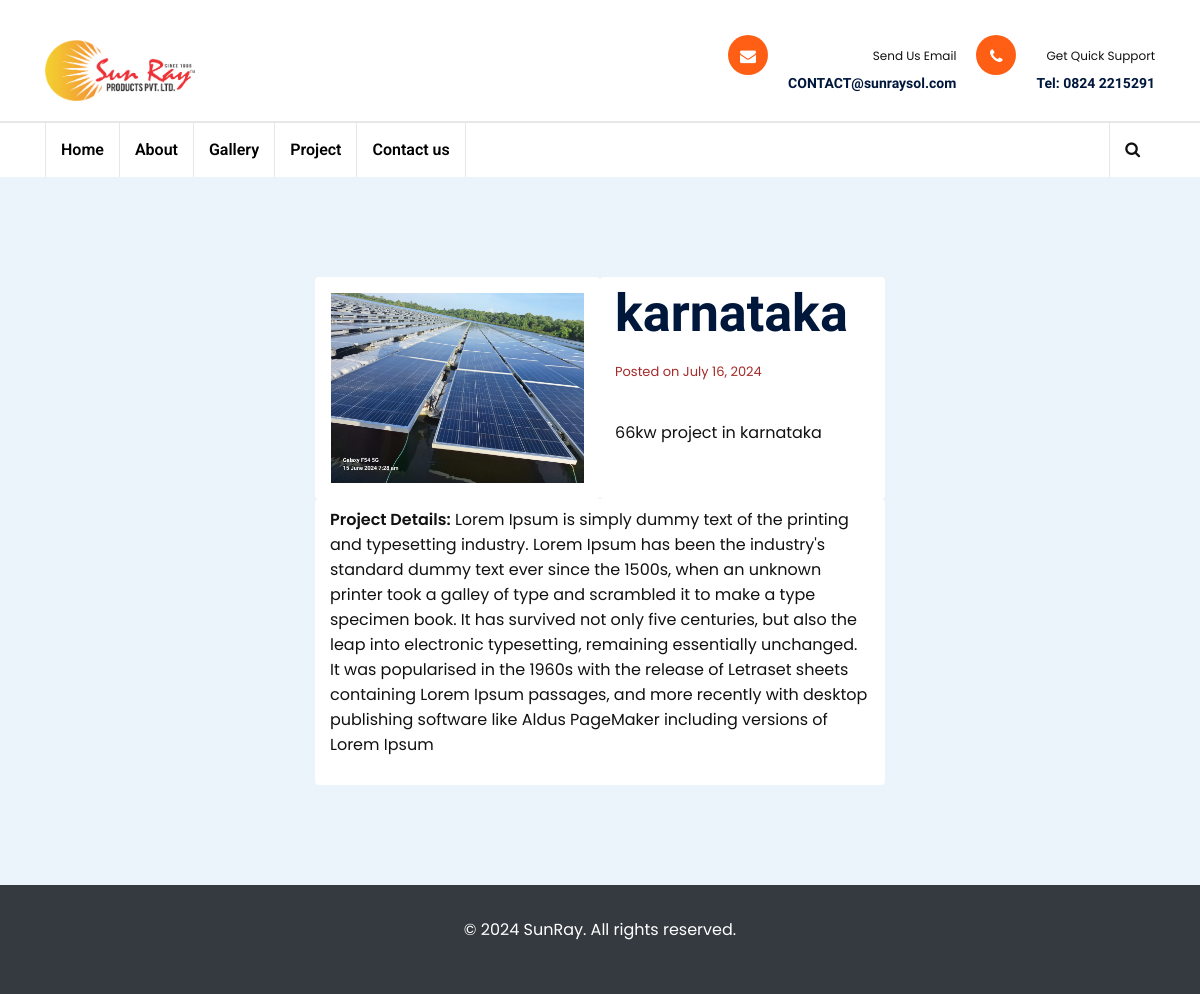
Screenshot of /project/2/ with the database file from the repository.
### sunray/models.py (models this page shows, shortened)
class Project(models.Model):
    title = models.CharField(max_length=100)
    description = models.TextField()
    project_details = models.TextField(default='')
    image = models.ImageField(upload_to='projects')  # Assuming you upload images to 'media/projects'
    date_created = models.DateField(auto_now_add=True)

### sunray/views.py (the view)
# urls.py: path('project/<int:pk>/', views.project_detail, name='project_detail'),
def project_detail(request, pk):
    project = get_object_or_404(Project, pk=pk)
    return render(request, 'project_detail.html', {'project': project})

### templates/project_detail.html (shortened to what this page needs)
{% load static %}
<!DOCTYPE html>
<html lang="en">
<head>
    <link rel="stylesheet" type="text/css" href="{% static 'css/bootstrap.min.css' %}">
    <link rel="stylesheet" type="text/css" href="{% static 'css/fontawesome/css/font-awesome.min.css' %}">
    <link rel="stylesheet" type="text/css" href="https://cdnjs.cloudflare.com/ajax/libs/font-awesome/5.15.4/css/all.min.css">
    <link rel="stylesheet" type="text/css" href="{% static 'css/owl.carousel.min.css' %}">
    <link rel="stylesheet" type="text/css" href="{% static 'css/bootstrap-select.min.css' %}">
    <link rel="stylesheet" type="text/css" href="{% static 'css/magnific-popup.min.css' %}">
    <link rel="stylesheet" type="text/css" href="{% static 'css/loader.min.css' %}">
    <link rel="stylesheet" type="text/css" href="{% static 'css/stylet.css' %}">
    <link rel="stylesheet" type="text/css" href="{% static 'css/about.css' %}">
    <link rel="stylesheet" type="text/css" href="{% static 'css/service.css' %}">
    <link rel="stylesheet" type="text/css" href="{% static 'css/flaticon.min.css' %}">
    <link rel="stylesheet" type="text/css" href="{% static 'css/lc_lightbox.css' %}">
    <link rel="stylesheet" class="skin" type="text/css" href="{% static 'css/skin/skin-1.css' %}">
    <link rel="stylesheet" type="text/css" href="{% static 'css/switcher.css' %}">
<link href="https://maxcdn.bootstrapcdn.com/font-awesome/4.7.0/css/font-awesome.min.css" rel="stylesheet" />
    <link rel="stylesheet" type="text/css" href="{% static 'plugins/revolution/revolution/css/settings.css' %}">
    <link rel="stylesheet" type="text/css" href="{% static 'plugins/revolution/revolution/css/navigation.css' %}">
</head>
<body>
<div>
<div>
    <header class="site-header header-style-11  mobile-sider-drawer-menu">
        <div class="header-style-11-content">
             <div class="header-middle-wraper">
                <div class="container">
                    <div class="header-middle d-flex justify-content-between align-items-center">
                        <div class="logo-header pt-3 pb-3">
                            <div class="logo-header-inner logo-header-one">
                                <a href="{% url 'index' %}">
                                    <img src="{% static 'images/extra/logo.png' %}" alt="">
                                </a>
                            </div>
                        </div>
                        <div class="header-info-wraper">
                            <div class="header-info">
                                <ul>
                                    <li>
                                    <li>
                                        <div class="wt-icon-box-wraper left">
                                            <div class="wt-icon-box-xs site-bg-primary radius">
                                                <span class="icon-cell site-text-white"><i class="fa fa-envelope"></i></span>
                                            </div>
                                            <div class="icon-content">
                                                <p>Send Us Email</p>
                                                <h4 class="wt-tilte">CONTACT@sunraysol.com</h4>
                                            </div>
                                        </div>
                                    </li>
                                    <li>
                                        <div class="wt-icon-box-wraper left">
                                            <div class="wt-icon-box-xs site-bg-primary radius">
                                                <span class="icon-cell site-text-white"><i class="fa fa-phone"></i></span>
                                            </div>
                                            <div class="icon-content">
                                                <p>Get Quick Support</p>
                                                <h4 class="wt-tilte">Tel: 0824 2215291</h4>
                                            </div>
                                        </div>
                                    </li>
                                </ul>
                            </div>
                        </div>
                    </div>
                </div>
             </div>
            <div class="header-bottom">
                <div class="sticky-header main-bar-wraper  navbar-expand-lg">
                    <div class="main-bar header-bottom">
                        <div class="container-block clearfix">
                            <div class="navigation-bar">
                                <div class="nav-animation header-nav navbar-collapse collapse d-flex justify-content-between">
                                    <ul class="nav navbar-nav">
                                        <li><a href="{% url 'index' %}">Home</a>
                                        </li>
                                        <li><a href="{% url 'about' %}">About</a>
                                        </li>
                                        <li><a href="{% url 'services' %}">Gallery</a>
                                        </li>
                                        <li><a href="{% url 'project_list' %}">Project</a></li>
                                        <li><a href="{% url 'contacts' %}">Contact us</a></li>
                                    </ul>
                                </div>
                                <div class="extra-nav header-1-nav">
                                    <div class="extra-cell two">
                                        <div class="extra-cell one">
                                            <div class="header-search">
                                                <a href="#search-two" class="header-search-icon"><i class="fa fa-search"></i></a>
                                            </div>
                                        </div>
                                    </div>
                                </div>
                            </div>
                        </div>
                    </div>
                </div>
            </div>
        </div>
    </header>
    </div>
{% block content %}
<section class="section gray-bg" >
    <div class="container">
        <div class="row justify-content-center">
            <div class="col-lg-6">
                <div class="row">
                    <div style="border-width: 0px;" class="col-md-6 mb-4 mb-md-0 card p-3">
                        <img src="{{ project.image.url }}" class="img-fluid" alt="{{ project.title }}">
                    </div>
                    <div style="border-width: 0px;" class="col-md-6 card">
                        <h2>{{ project.title }}</h2>
                        <p style="font-size: 13px;color: brown;" class="blog-meta">Posted on {{ project.date_created }}</p>
                        <p>{{ project.description }}</p>
                    </div>
                    <div style="border-width: 0px;" class="container card "> <p><strong>Project Details:</strong> {{ project.project_details }}</p></div>
                </div>
            </div>
        </div>
    </div>
</section>
{% endblock %}
<footer class="bg-dark text-white py-4">
  <div class="container text-center">
    <p>&copy; 2024 SunRay. All rights reserved.</p>
  </div>
</footer>
</body>
</html>

### static/css/about.css (style rules this page uses)
body { margin-top:20px; }
body { margin-top: 20px; }
.section { padding: 100px 0; position: relative; }
.gray-bg { background-color: #ebf4fa; }
h2 { margin-top: 0.5rem; margin-bottom: 0.5rem; }
p { padding-top: 0.5rem; padding-bottom: 0.5rem; line-height: 25px; }
.wt-icon-box-wraper .wt-icon-box-xs .icon-cell i { font-size: 16px; }
.wt-icon-box-wraper .icon-content p { font-size: 12px; }
.wt-icon-box-wraper .icon-content h4 { font-size: 14px; }

### static/css/service.css (style rules this page uses)
body { margin-top:20px; }
.section { padding: 100px 0; position: relative; }
.gray-bg { background-color: #ebf4fa; }

### static/css/skin/skin-1.css (style rules this page uses)
.left .wt-small-separator div.sep-leaf-right::before, .left .wt-small-separator div.sep-leaf-left::before, .center .wt-small-separator div.sep-leaf-right::before, .center .wt-small-separator div.sep-leaf-left::before, .footer-dark .social-icons li a, .pricingtable-highlight, .icon-font-block, .service-side-btn a.btn-block:hover, .project-img-effect-1, .owl-carousel .owl-dots .owl-dot.active span, .owl-carousel .owl-dots .owl-dot:hover span, .owl-prev:hover, .owl-prev:active, .owl-prev:focus, .owl-next:hover, .owl-next:active, .owl-next:focus, .header-style-2 .top-bar .wt-topbar-info li:first-child::before, .header-style-2 .header-nav-request a, .all_services ul li a:hover, .all_services ul li a.active, .service-border-box:hover::before, .site-bg-primary, .wt-tabs.bg-tabs .nav-tabs > li > a,.site-list-style-two li::after,.search-bx button,.site-list-style-one li::after,.since-year strong, .date-style-2 .wt-post-meta ul li.post-category span,.blog-post blockquote,.your-order-list ul li:last-child,.header-style-1 .header-nav .nav > li:hover > a,.header-style-1 .top-bar .wt-topbar-info li:first-child::before,.header-style-1 .header-nav-request a,.services-section-content-right,.testimonial-1-content-outer::after,.play-now .icon,.header-style-3 .top-bar .wt-topbar-info li:first-child::before,.header-style-3 .header-nav-request a,.h-category,.animate_line:hover::after, .animate_line:hover::before,.hover-effect-content .mfp-link:hover,.header-style-4 .header-nav-request a, .date-style-3 .wt-post-meta ul li.post-category span, .site-list-style-one-new li::after, .about-max-two::after, .card1::before, .project-box-style1 .project-view .project-view-btn i, .latest-blog-3.large-date .post-date,.description-list li i,.sr-btn-filter-wrap li.btn-active.sr-btn-circle,.post-style-12 .wt-post-info::before,#search-two .close,.service-icon-box-three:hover,.half-wide-bg,.header-style-11.bg-half-block-bar .header-middle::after,.wt-team-2 .team-social-icon li a,.ls-circle,.project-new-2 .project-new-content2 span,.project-new-2 .project-view .project-view-btn i { background-color:#ff5e15 ; }

### rows the page displays
Project: image (picture), title "karnataka", date_created "July 16, 2024", description "66kw project in karnataka", project_details "Lorem Ipsum is simply dummy text of the printing and typesetting industry. Lorem Ipsum has been the industry's standard dummy text ever since the 1500s, when an unknown printer took a galley of type and scrambled it to make a type specimen book. It has survived not only five centuries, but also the leap into electronic typesetting, remaining essentially unchanged. It was popularised in the 1960s with the release of Letraset sheets containing Lorem Ipsum passages, and more recently with desktop publishing software like Aldus PageMaker including versions of Lorem Ipsum"
